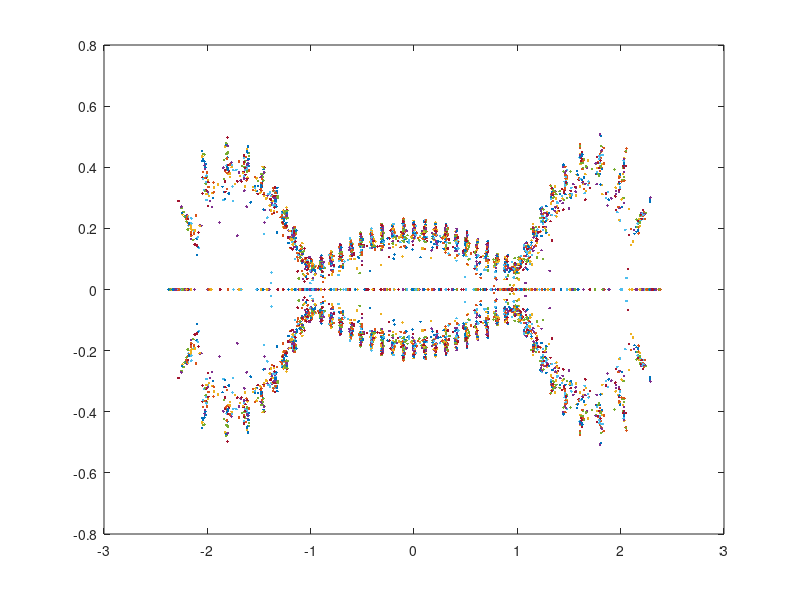

Write MATLAB code to recreate this figure.
clc
clear
format long
n = 42;
delta = 10^-8;
t=4*[0:n-1]/(n-1) - 2;
p=poly(t);
A=compan(p);
[V,D] = eig(A);
zeig = [];
con = [];
for i = 1:100
    B = 2*rand(n)-eye(n);
    [Q,R] = qr(B);
    zeig = [zeig eig(A+delta*Q)];
    if mod(i,10)==0
        [V1,D1] = eig(A+delta*Q);
        con = [con cond(V1,1)];
    end
end
plot(zeig,'.');
disp(con);